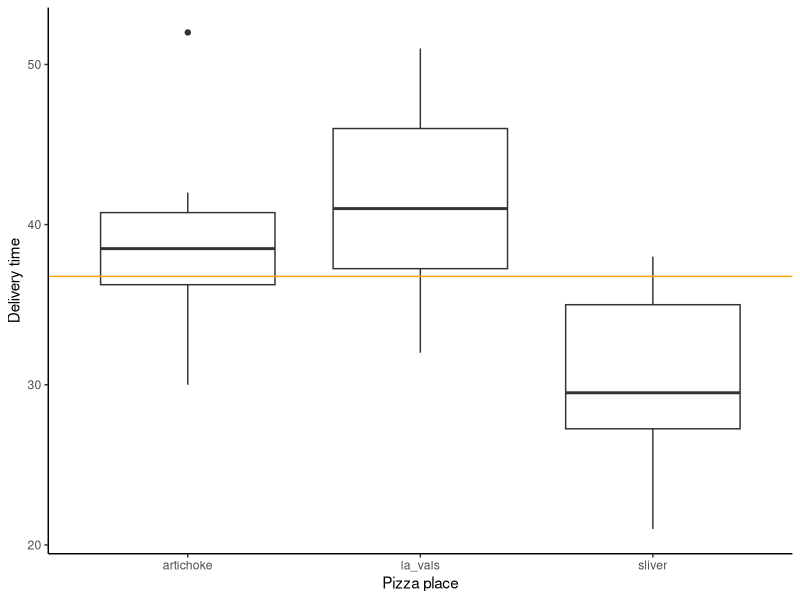
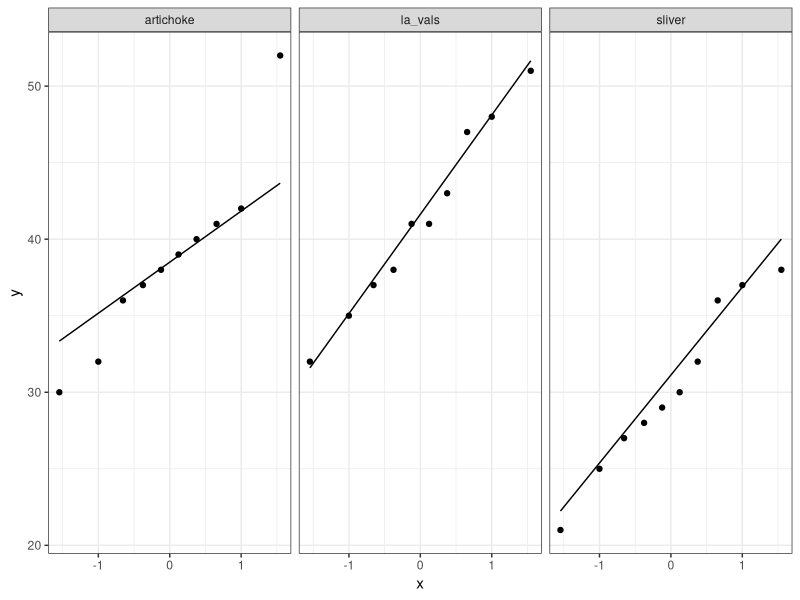

Here is the R script that generated these plots, in order:
# ANOVA
library(tidyverse)

pizza <- data.frame(la_vals = c(32, 48, 51, 47, 41, 35, 37, 41, 43, 38),
                    sliver = c(27, 32, 37, 21, 25, 28, 36, 38, 29, 30),
                    artichoke = c(52, 40, 41, 36, 32, 38, 37, 42, 39, 30))
pizza

pizza_long <- pivot_longer(pizza, cols = everything(), 
                           names_to = "restaurant", values_to = "time")
pizza_long


# EDA: do the means of each group *look* different?
pizza_long %>%
  ggplot() +
  geom_boxplot(aes(x = restaurant, y = time)) +
  geom_hline(yintercept = mean(pizza_long$time), col = "orange") +
  theme_classic() +
  labs(y = "Delivery time", x = "Pizza place")


# Do the samples potentially have common variance?
pizza_long %>%
  group_by(restaurant) %>%
  summarise(sd = sd(time))


# Do the samples look normal?
pizza_long %>%
  ggplot() +
  geom_qq(aes(sample = time)) +
  geom_qq_line(aes(sample = time)) +
  facet_wrap(~restaurant) +
  theme_bw()


# Compute the things we need to do the test
I <- ncol(pizza)
I
J <- nrow(pizza)
J

dfb <- I - 1
dfw <- I * (J - 1)
dft <- I * J - 1

ssb <- pizza_long %>%
  group_by(restaurant) %>%
  summarise(group_mean = mean(time)) %>%
  ungroup() %>%
  mutate(global_mean = mean(group_mean)) %>%
  summarise(ssb = J * sum((group_mean - global_mean)^2)) %>%
  pull(ssb)
ssb

ssw <- pizza_long %>%
  group_by(restaurant) %>%
  # add a column with the group mean
  mutate(group_mean = mean(time)) %>%
  ungroup() %>%
  # compute the squared difference for each obs and its group mean
  mutate(squared_diff = (time - group_mean)^2) %>%
  # add up the squared differences
  summarise(ssw = sum(squared_diff)) %>%
  pull(ssw)
ssw

sst <- pizza_long %>%
  # add a column with the global mean
  mutate(global_mean = mean(time)) %>%
  # compute the squared difference for each obs and the global mean
  mutate(squared_diff = (time - global_mean)^2) %>%
  # add up the squared differences
  summarise(sst = sum(squared_diff)) %>%
  pull(sst)
sst


# compute MSS
msb <- ssb / dfb
msb
msw <- ssw / dfw
msw

# compute F
f <- msb / msw
f

# compute p-value
1 - pf(f, 2, 27)


# using the aov() function
anova <- aov(time ~ restaurant, data = pizza_long)
anova
summary(anova)



#-----------------------------------------------------------------------------#
############################# Kruskal-Wallis test #############################
#-----------------------------------------------------------------------------#


pizza_long <- pizza_long %>%
  mutate(ranks = rank(time))
pizza_long

# compute test statistic
ranks_group_means <- pizza_long %>%
  group_by(restaurant) %>%
  summarise(mean_rank = mean(ranks)) %>%
  pull(mean_rank)
ranks_group_means

# test statistic
K <- 12 / (I*J * (I*J + 1)) * (J * sum(ranks_group_means^2)) - 3 * (I*J + 1)
K

# compute p-value
1 - pchisq(K, I-1)


# using kruskal.test()
kruskal.test(time ~ restaurant, pizza_long)
# I think the slight difference in test statistic and p-values are based on 
# an adjustment for ties that I am ignoring in the manual calculation